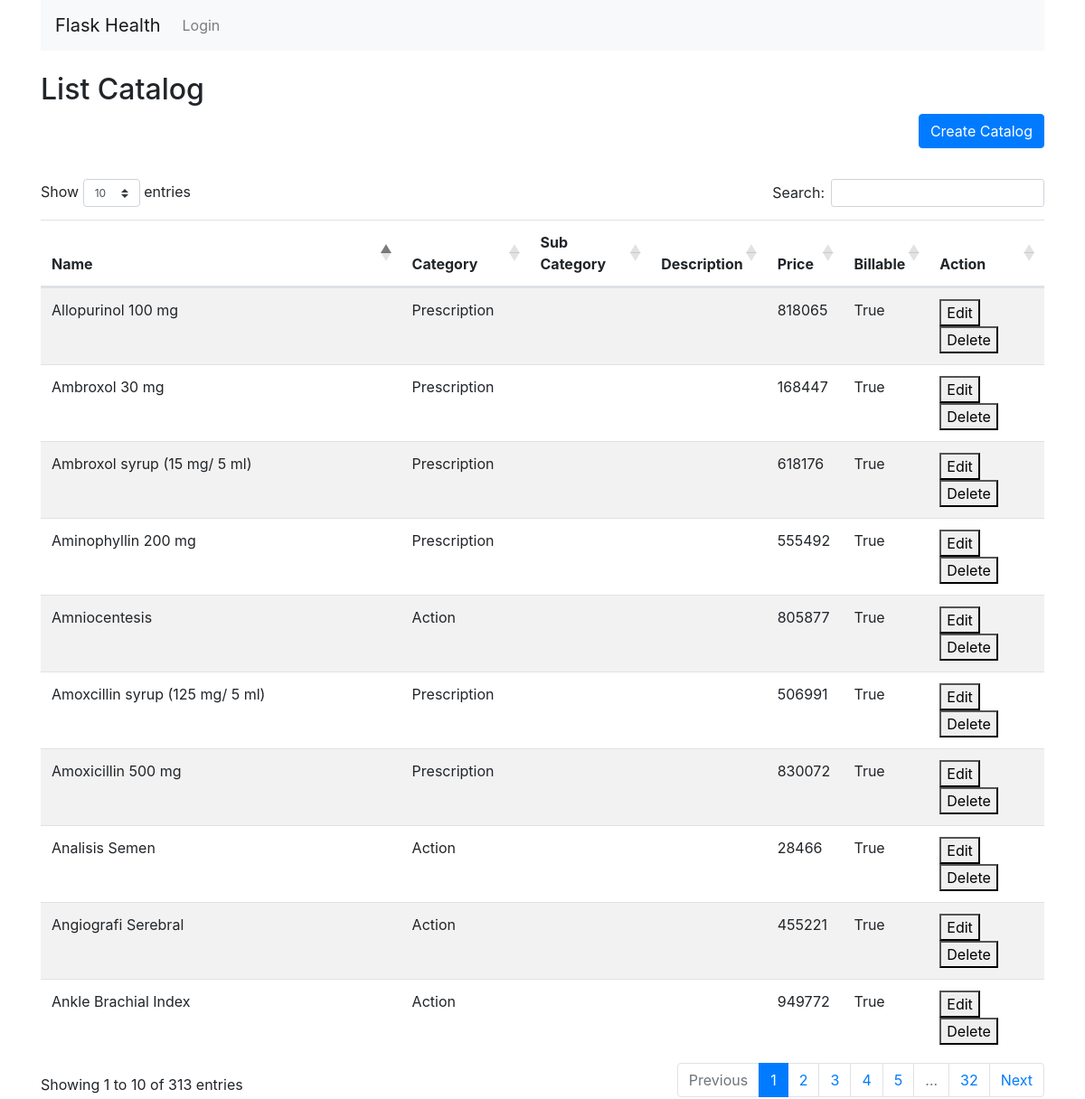
/catalog, run on the app's committed database.
### flask_health/models/catalog.py (models this page shows)
class Catalog(db.Model):
    __tablename__ = "catalog"
    id = db.Column(db.String(36), primary_key=True)
    name = db.Column(db.String(100))
    category = db.Column(db.String(100))
    subcategory = db.Column(db.String(100))
    desc = db.Column(db.Text)
    price = db.Column(db.Integer)
    billable = db.Column(db.Boolean)
    isDeleted = db.Column(db.Boolean)
    created_at = db.Column(db.DateTime)
    created_by = db.Column(db.String(100))
    updated_at = db.Column(db.DateTime)
    updated_by = db.Column(db.String(100))
    def __repr__(self):
        return "<Entry id:{} name:{} category:{} subcategory:{} billable:{}>".format(
            self.id, self.name, self.category, self.subcategory, self.billable
        )

### flask_health/views/catalog.py (the view)
@app.route("/catalog", methods=["GET"])
def catalogList():
    catalogs = Catalog.query.all()
    copyCatalogs = copy.copy(catalogs)
    for copyCatalog in copyCatalogs:
        print(copyCatalog)
    return render_template("catalog/list.html", catalogs=copyCatalogs)

### flask_health/templates/catalog/list.html (shortened to what this page needs)
{% extends "layout.html" %}
{% block body %}
<br />
<h2>List Catalog</h2>
<a class="btn btn-primary float-right" href="{{ url_for('catalogEntries') }}">Create Catalog</a>
<br />
<br />
<br />
<table id="data" class="table table-striped">
    <thead>
        <tr>
            <th>Name</th>
            <th>Category</th>
            <th>Sub Category</th>
            <th>Description</th>
            <th>Price</th>
            <th>Billable</th>
            <th>Action</th>
        </tr>
    </thead>
    <tbody>
        {% for catalog in catalogs %}
        <tr>
            <td>{{ catalog.name }}</td>
            <td>{{ catalog.category }}</td>
            <td>{{ catalog.subcategory }}</td>
            <td>{{ catalog.desc }}</td>
            <td>{{ catalog.price }}</td>
            <td>{{ catalog.billable }}</td>
            <td>
                <button><a style="color: #000000;"
                        href="{{ url_for('catalogEntries' ,  id=catalog.id) }}">Edit</a></button>
                <button onClick="">
                    Delete
                </button>
            </td>
        </tr>
        {% endfor %}
    </tbody>
</table>
{% endblock %}

### flask_health/templates/layout.html (shortened to what this page needs)
<!doctype html>
<link href="https://maxcdn.bootstrapcdn.com/font-awesome/4.7.0/css/font-awesome.min.css" rel="stylesheet">
<link rel="stylesheet" href="https://maxcdn.bootstrapcdn.com/bootstrap/4.0.0/css/bootstrap.min.css">
<link rel="stylesheet"
    href="https://cdnjs.cloudflare.com/ajax/libs/bootstrap-datepicker/1.9.0/css/bootstrap-datepicker3.min.css">
<link rel="stylesheet" href="https://cdn.datatables.net/1.13.4/css/dataTables.bootstrap4.min.css">
<link rel="stylesheet" href="https://cdn.jsdelivr.net/npm/select2@4.0.13/dist/css/select2.min.css"
>
<link rel="stylesheet"
    href="https://cdn.jsdelivr.net/npm/@ttskch/select2-bootstrap4-theme/dist/select2-bootstrap4.min.css">
<div class="container">
    <nav class="navbar navbar-expand-lg navbar-light bg-light">
        <a class="navbar-brand" href="{{ url_for('index') }}">Flask Health</a>
        <div class="collapse navbar-collapse" id="navbarNav">
            <ul class="nav navbar-nav navbar-right">
                {% if not session.logged_in %}
                <li class="nav-item">
                    <a class="nav-link" href="{{ url_for('login') }}">Login</a>
                </li>
                {% endif %}
            </ul>
        </div>
    </nav>
    <div class="blog-body">
        {% block body %}{% endblock %}
    </div>
</div>

### data on the page
Catalog: name "Amoxicillin 500 mg", category "Prescription", price "830072", billable "True"
Catalog: name "Amoxcillin syrup (125 mg/ 5 ml)", category "Prescription", price "506991", billable "True"
Catalog: name "Allopurinol 100 mg", category "Prescription", price "818065", billable "True"
Catalog: name "Ambroxol 30 mg", category "Prescription", price "168447", billable "True"
Catalog: name "Ambroxol syrup (15 mg/ 5 ml)", category "Prescription", price "618176", billable "True"
Catalog: name "Aminophyllin 200 mg", category "Prescription", price "555492", billable "True"
Catalog: name "Amniocentesis", category "Action", price "805877", billable "True"
Catalog: name "Analisis Semen", category "Action", price "28466", billable "True"
Catalog: name "Angiografi Serebral", category "Action", price "455221", billable "True"
Catalog: name "Ankle Brachial Index", category "Action", price "949772", billable "True"
